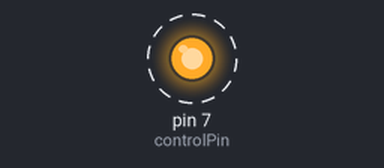
Bench run of a sketch on a simulated Arduino Uno, built with avr-gcc and run on an emulated ATmega328P. On the bench: output pins drawn as LEDs (lit = HIGH). Dashed ring = blinking.

Above: at 0.5 s.
Timing chart, 0 to 4.6 s (numbered marks = the images above):
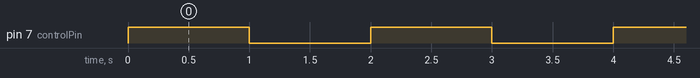

Measured:
- by itself, pin 7 (controlPin): alternates HIGH for 1.0 s and LOW for 1.0 s

The sketch:

Logic_Level_Shifter.ino
```cpp
// Project 63: Logic Level Shifter
// Demonstrates using a logic level shifter to interface a 5V Arduino with a 3.3V device.

// This is a demonstration sketch. The "work" is done by the hardware wiring.
// We will blink an LED connected to a 3.3V supply, controlled by the 5V Arduino.

int controlPin = 7; // Pin on the 5V Arduino

void setup() {
  pinMode(controlPin, OUTPUT);
}

void loop() {
  digitalWrite(controlPin, HIGH);
  delay(1000);
  digitalWrite(controlPin, LOW);
  delay(1000);
}
```
